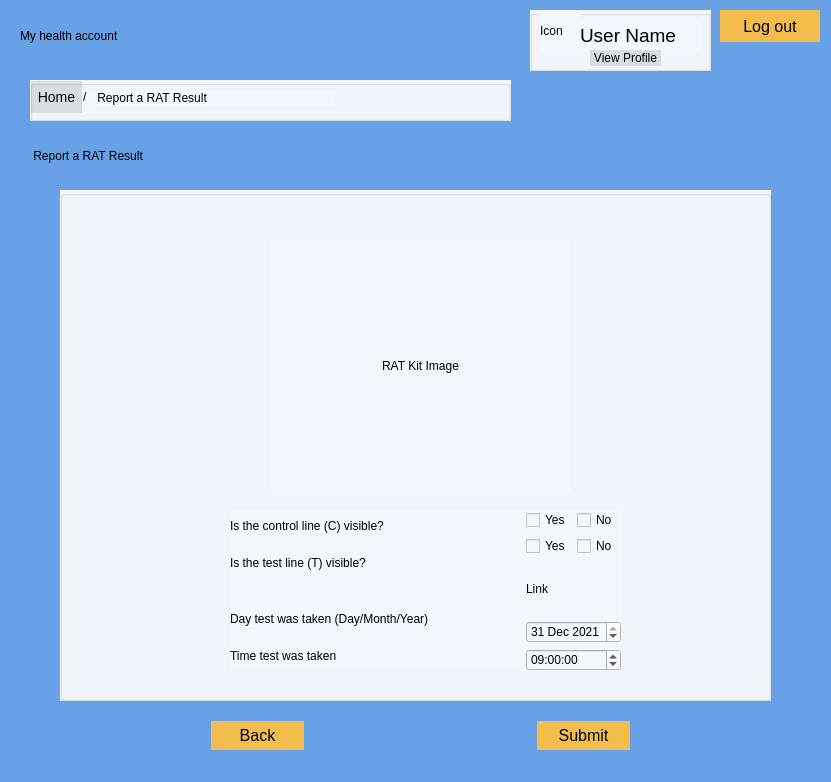
<?xml version="1.0" encoding="UTF-8"?>
<ui version="4.0">
 <class>UserReportRATResult</class>
 <widget class="QDialog" name="UserReportRATResult">
  <property name="geometry">
   <rect>
    <x>0</x>
    <y>0</y>
    <width>831</width>
    <height>782</height>
   </rect>
  </property>
  <property name="windowTitle">
   <string>Dialog</string>
  </property>
  <property name="styleSheet">
   <string notr="true">background-color: rgb(104, 161, 229);</string>
  </property>
  <widget class="QLabel" name="label_6">
   <property name="geometry">
    <rect>
     <x>20</x>
     <y>10</y>
     <width>331</width>
     <height>51</height>
    </rect>
   </property>
   <property name="styleSheet">
    <string notr="true">font: 24pt &quot;.AppleSystemUIFont&quot;;</string>
   </property>
   <property name="text">
    <string>My health account </string>
   </property>
  </widget>
  <widget class="QLabel" name="label_7">
   <property name="geometry">
    <rect>
     <x>30</x>
     <y>140</y>
     <width>291</width>
     <height>31</height>
    </rect>
   </property>
   <property name="styleSheet">
    <string notr="true">font: 18pt &quot;.AppleSystemUIFont&quot;;</string>
   </property>
   <property name="text">
    <string> Report a RAT Result</string>
   </property>
  </widget>
  <widget class="QGroupBox" name="groupBox_2">
   <property name="geometry">
    <rect>
     <x>30</x>
     <y>80</y>
     <width>481</width>
     <height>41</height>
    </rect>
   </property>
   <property name="styleSheet">
    <string notr="true">background-color: rgb(242, 248, 253)</string>
   </property>
   <property name="title">
    <string/>
   </property>
   <widget class="QLabel" name="label_9">
    <property name="geometry">
     <rect>
      <x>53</x>
      <y>9</y>
      <width>16</width>
      <height>16</height>
     </rect>
    </property>
    <property name="text">
     <string>/</string>
    </property>
   </widget>
   <widget class="QLabel" name="label_10">
    <property name="geometry">
     <rect>
      <x>64</x>
      <y>10</y>
      <width>241</width>
      <height>16</height>
     </rect>
    </property>
    <property name="text">
     <string> Report a RAT Result</string>
    </property>
   </widget>
   <widget class="QPushButton" name="pushButtonHome">
    <property name="geometry">
     <rect>
      <x>1</x>
      <y>1</y>
      <width>51</width>
      <height>32</height>
     </rect>
    </property>
    <property name="styleSheet">
     <string notr="true">QPushButton {
	background-color: rgb(0, 0, 0,0.1); 
	border: none; 
	color: rgb(0, 0, 0); 
	font: 14px;
} 

QPushButton:hover { 
	background-color: rgb(0, 0, 0, 0.1); 
	border: none; 
	color: rgb(0, 43, 255); 
}</string>
    </property>
    <property name="text">
     <string>Home</string>
    </property>
   </widget>
  </widget>
  <widget class="QGroupBox" name="groupBox_6">
   <property name="geometry">
    <rect>
     <x>530</x>
     <y>10</y>
     <width>181</width>
     <height>61</height>
    </rect>
   </property>
   <property name="styleSheet">
    <string notr="true">background-color: rgb(242, 248, 253)</string>
   </property>
   <property name="title">
    <string/>
   </property>
   <widget class="QLabel" name="labelUserName">
    <property name="geometry">
     <rect>
      <x>50</x>
      <y>10</y>
      <width>121</width>
      <height>31</height>
     </rect>
    </property>
    <property name="font">
     <font>
      <family>.AppleSystemUIFont</family>
      <pointsize>14</pointsize>
      <italic>false</italic>
      <bold>false</bold>
     </font>
    </property>
    <property name="styleSheet">
     <string notr="true">font: 14pt &quot;.AppleSystemUIFont&quot;;</string>
    </property>
    <property name="text">
     <string>User Name</string>
    </property>
   </widget>
   <widget class="QLabel" name="labelIconUser">
    <property name="geometry">
     <rect>
      <x>10</x>
      <y>0</y>
      <width>41</width>
      <height>41</height>
     </rect>
    </property>
    <property name="text">
     <string>Icon</string>
    </property>
   </widget>
   <widget class="QPushButton" name="pushButtonViewProfile">
    <property name="geometry">
     <rect>
      <x>60</x>
      <y>40</y>
      <width>71</width>
      <height>16</height>
     </rect>
    </property>
    <property name="styleSheet">
     <string notr="true">QPushButton {
	background-color: rgb(0, 0, 0,0.1); 
	border: none; 
	color: rgb(0, 0, 0); 
	font: 12px;
} 

QPushButton:hover { 
	background-color: rgb(0, 0, 0, 0.1); 
	border: none; 
	color: rgb(0, 43, 255); 
}</string>
    </property>
    <property name="text">
     <string>View Profile</string>
    </property>
   </widget>
  </widget>
  <widget class="QPushButton" name="pushButtonLogout">
   <property name="geometry">
    <rect>
     <x>720</x>
     <y>10</y>
     <width>100</width>
     <height>32</height>
    </rect>
   </property>
   <property name="styleSheet">
    <string notr="true">QPushButton {

    background-color: rgb(242, 189, 76); 

    border: none; 

    color: rgb(0, 0, 0); 

    font: 16px;

} 

QPushButton:hover { 

    background-color: rgb(245, 149, 66); 

    border: none; 

    color: rgb(0, 43, 255); 

}</string>
   </property>
   <property name="text">
    <string>Log out</string>
   </property>
  </widget>
  <widget class="QGroupBox" name="groupBox">
   <property name="geometry">
    <rect>
     <x>60</x>
     <y>190</y>
     <width>711</width>
     <height>511</height>
    </rect>
   </property>
   <property name="styleSheet">
    <string notr="true">background-color: rgb(242, 248, 253)</string>
   </property>
   <property name="title">
    <string/>
   </property>
   <widget class="QLabel" name="labelRATKitImage">
    <property name="geometry">
     <rect>
      <x>210</x>
      <y>50</y>
      <width>301</width>
      <height>251</height>
     </rect>
    </property>
    <property name="text">
     <string>RAT Kit Image</string>
    </property>
    <property name="alignment">
     <set>Qt::AlignCenter</set>
    </property>
   </widget>
   <widget class="QWidget" name="layoutWidget">
    <property name="geometry">
     <rect>
      <x>170</x>
      <y>320</y>
      <width>391</width>
      <height>161</height>
     </rect>
    </property>
    <layout class="QHBoxLayout" name="horizontalLayout_3">
     <item>
      <layout class="QVBoxLayout" name="verticalLayout_2">
       <item>
        <widget class="QLabel" name="label">
         <property name="text">
          <string>Is the control line (C) visible?</string>
         </property>
        </widget>
       </item>
       <item>
        <widget class="QLabel" name="label_2">
         <property name="text">
          <string>Is the test line (T) visible?</string>
         </property>
        </widget>
       </item>
       <item>
        <spacer name="horizontalSpacer">
         <property name="orientation">
          <enum>Qt::Horizontal</enum>
         </property>
         <property name="sizeHint" stdset="0">
          <size>
           <width>40</width>
           <height>20</height>
          </size>
         </property>
        </spacer>
       </item>
       <item>
        <widget class="QLabel" name="label_4">
         <property name="text">
          <string>Day test was taken (Day/Month/Year)</string>
         </property>
        </widget>
       </item>
       <item>
        <widget class="QLabel" name="label_5">
         <property name="text">
          <string>Time test was taken</string>
         </property>
        </widget>
       </item>
      </layout>
     </item>
     <item>
      <layout class="QVBoxLayout" name="verticalLayout">
       <item>
        <layout class="QHBoxLayout" name="horizontalLayout">
         <item>
          <widget class="QCheckBox" name="checkBoxCYes">
           <property name="text">
            <string>Yes</string>
           </property>
          </widget>
         </item>
         <item>
          <widget class="QCheckBox" name="checkBoxCNo">
           <property name="text">
            <string>No</string>
           </property>
          </widget>
         </item>
        </layout>
       </item>
       <item>
        <layout class="QHBoxLayout" name="horizontalLayout_2">
         <item>
          <widget class="QCheckBox" name="checkBoxTYes">
           <property name="text">
            <string>Yes</string>
           </property>
          </widget>
         </item>
         <item>
          <widget class="QCheckBox" name="checkBoxTNo">
           <property name="text">
            <string>No</string>
           </property>
          </widget>
         </item>
        </layout>
       </item>
       <item>
        <widget class="QLabel" name="labelLink">
         <property name="text">
          <string>Link</string>
         </property>
        </widget>
       </item>
       <item>
        <widget class="QDateEdit" name="dateEdit">
         <property name="dateTime">
          <datetime>
           <hour>9</hour>
           <minute>0</minute>
           <second>0</second>
           <year>2021</year>
           <month>12</month>
           <day>31</day>
          </datetime>
         </property>
        </widget>
       </item>
       <item>
        <widget class="QTimeEdit" name="timeEdit">
         <property name="dateTime">
          <datetime>
           <hour>9</hour>
           <minute>0</minute>
           <second>0</second>
           <year>2021</year>
           <month>12</month>
           <day>28</day>
          </datetime>
         </property>
         <property name="time">
          <time>
           <hour>9</hour>
           <minute>0</minute>
           <second>0</second>
          </time>
         </property>
        </widget>
       </item>
      </layout>
     </item>
    </layout>
   </widget>
  </widget>
  <widget class="QPushButton" name="pushButtonBack">
   <property name="geometry">
    <rect>
     <x>211</x>
     <y>721</y>
     <width>93</width>
     <height>29</height>
    </rect>
   </property>
   <property name="styleSheet">
    <string notr="true">QPushButton {

    background-color: rgb(242, 189, 76); 

    border: none; 

    color: rgb(0, 0, 0); 

    font: 16px;

} 

QPushButton:hover { 

    background-color: rgb(245, 149, 66); 

    border: none; 

    color: rgb(0, 43, 255); 

}</string>
   </property>
   <property name="text">
    <string>Back</string>
   </property>
  </widget>
  <widget class="QPushButton" name="pushButtonSubmit">
   <property name="geometry">
    <rect>
     <x>537</x>
     <y>721</y>
     <width>93</width>
     <height>29</height>
    </rect>
   </property>
   <property name="styleSheet">
    <string notr="true">QPushButton {

    background-color: rgb(242, 189, 76); 

    border: none; 

    color: rgb(0, 0, 0); 

    font: 16px;

} 

QPushButton:hover { 

    background-color: rgb(245, 149, 66); 

    border: none; 

    color: rgb(0, 43, 255); 

}</string>
   </property>
   <property name="text">
    <string>Submit</string>
   </property>
  </widget>
 </widget>
 <resources/>
 <connections/>
</ui>
